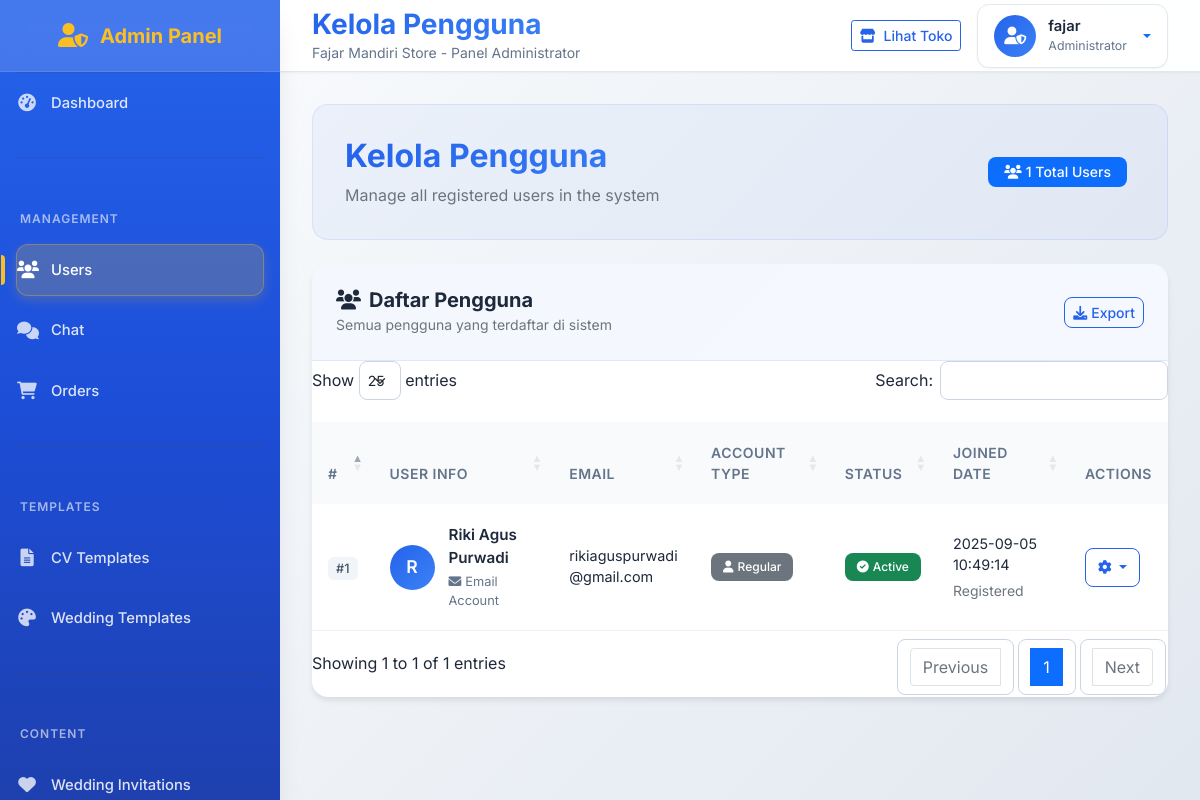
The app's page /admin/users (signed in) with its own data.
### tables this page shows
CREATE TABLE users (
                id INTEGER PRIMARY KEY AUTOINCREMENT,
                google_id TEXT,
                email TEXT UNIQUE NOT NULL,
                name TEXT NOT NULL,
                password TEXT,
                picture TEXT,
                is_premium BOOLEAN DEFAULT 0,
                is_banned BOOLEAN DEFAULT 0,
                is_blocked BOOLEAN DEFAULT 0,
                ban_reason TEXT,
                premium_expires_at TIMESTAMP,
                created_at TIMESTAMP DEFAULT CURRENT_TIMESTAMP
            , email_verified BOOLEAN DEFAULT 0);

### app.py (the view)
@app.route('/admin/users')
@require_admin
def admin_users():
    conn = get_db()
    users = conn.execute(
        'SELECT * FROM users ORDER BY created_at DESC').fetchall()
    conn.close()
    return render_template('admin/users.html', users=users)

### app.py (called while the page is built)
def get_db():
    import sqlite3
    conn = sqlite3.connect(DB_FILE, timeout=10, check_same_thread=False)
    conn.row_factory = sqlite3.Row
    return conn

def require_admin(f):
    @wraps(f)
    def decorated_function(*args, **kwargs):
        if 'admin' not in session:
            flash('Akses ditolak! Silakan login sebagai admin.', 'error')
            return redirect(url_for('admin_login'))
        return f(*args, **kwargs)
    return decorated_function

### templates/admin/users.html (shortened to what this page needs)
{% extends "admin/base.html" %}
{% block title %}Kelola Pengguna{% endblock %}
{% block content %}
<div class="page-header mb-4">
    <div class="row align-items-center">
        <div class="col-md-6">
            <h1 class="h2 mb-2 fw-bold text-gradient">Kelola Pengguna</h1>
            <p class="text-muted mb-0">Manage all registered users in the system</p>
        </div>
        <div class="col-md-6 text-end">
            <div class="stats-mini">
                <span class="badge bg-primary me-2">
                    <i class="fas fa-users me-1"></i>{{ users|length }} Total Users
                </span>
            </div>
        </div>
    </div>
</div>
<div class="card elegant-card">
    <div class="card-header elegant-card-header">
        <div class="d-flex align-items-center justify-content-between">
            <div>
                <h5 class="mb-0 fw-bold">
                    <i class="fas fa-users me-2"></i>Daftar Pengguna
                </h5>
                <small class="text-muted">Semua pengguna yang terdaftar di sistem</small>
            </div>
            <div class="header-actions">
                <button class="btn btn-outline-primary btn-sm" onclick="exportUsers()">
                    <i class="fas fa-download me-1"></i>Export
                </button>
            </div>
        </div>
    </div>
    <div class="card-body p-0">
        <div class="table-responsive">
            <table class="table table-hover elegant-table mb-0" id="usersTable">
                <thead>
                    <tr>
                        <th>#</th>
                        <th>User Info</th>
                        <th>Email</th>
                        <th>Account Type</th>
                        <th>Status</th>
                        <th>Joined Date</th>
                        <th>Actions</th>
                    </tr>
                </thead>
                <tbody>
                    {% for user in users %}
                    <tr>
                        <td>
                            <span class="user-id-badge">#{{ user.id }}</span>
                        </td>
                        <td>
                            <div class="user-info">
                                <div class="user-avatar-wrapper">
                                    {% if user.picture %}
                                        <img src="{{ user.picture }}" class="user-avatar" alt="Avatar">
                                    {% else %}
                                        <div class="user-avatar-placeholder">
                                            {{ user.name[0].upper() if user.name else 'U' }}
                                        </div>
                                    {% endif %}
                                </div>
                                <div class="user-details">
                                    <div class="user-name">{{ user.name }}</div>
                                    {% if user.google_id %}
                                        <div class="user-login-type">
                                            <i class="fab fa-google me-1"></i>Google Account
                                        </div>
                                    {% else %}
                                        <div class="user-login-type">
                                            <i class="fas fa-envelope me-1"></i>Email Account
                                        </div>
                                    {% endif %}
                                </div>
                            </div>
                        </td>
                        <td>
                            <div class="email-info">
                                <div class="email-address">{{ user.email }}</div>
                            </div>
                        </td>
                        <td>
                            {% if user.is_premium %}
                                <span class="badge bg-gradient-warning premium-badge">
                                    <i class="fas fa-crown me-1"></i>Premium
                                </span>
                            {% else %}
                                <span class="badge bg-secondary">
                                    <i class="fas fa-user me-1"></i>Regular
                                </span>
                            {% endif %}
                        </td>
                        <td>
                            {% if user.is_banned %}
                                <span class="badge bg-danger status-badge" title="Banned: {{ user.ban_reason }}">
                                    <i class="fas fa-ban me-1"></i>Banned
                                </span>
                            {% elif user.is_blocked %}
                                <span class="badge bg-warning status-badge">
                                    <i class="fas fa-lock me-1"></i>Blocked
                                </span>
                            {% else %}
                                <span class="badge bg-success status-badge">
                                    <i class="fas fa-check-circle me-1"></i>Active
                                </span>
                            {% endif %}
                        </td>
                        <td>
                            <div class="date-info">
                                <div class="join-date">{{ user.created_at }}</div>
                                <small class="text-muted">Registered</small>
                            </div>
                        </td>
                        <td>
                            <div class="action-buttons">
                                <div class="dropdown">
                                    <button class="btn btn-outline-primary btn-sm dropdown-toggle" type="button" data-bs-toggle="dropdown">
                                        <i class="fas fa-cog"></i>
                                    </button>
                                </div>
                            </div>
                        </td>
                    </tr>
                    {% endfor %}
                </tbody>
            </table>
        </div>
    </div>
</div>
{% endblock %}

### templates/admin/base.html (style rules this page uses)
:root { --admin-primary: #2563eb; --admin-primary-dark: #1d4ed8; --admin-primary-light: #3b82f6; --admin-secondary: #64748b; --admin-success: #10b981; --admin-danger: #ef4444; --admin-warning: #f59e0b; --admin-info: #06b6d4; --admin-light: #f8fafc; --admin-dark: #1e293b; --admin-gray-100: #f1f5f9; --admin-gray-200: #e2e8f0; --admin-gray-300: #cbd5e1; --admin-gray-400: #94a3b8; --admin-gray-500: #64748b; --admin-gray-600: #475569; --admin-gray-700: #334155; --admin-gray-800: #1e293b; --admin-gray-900: #0f172a; --shadow-sm: 0 1px 2px 0 rgba(0, 0, 0, 0.05); --shadow: 0 4px 6px -1px rgba(0, 0, 0, 0.1); --shadow-lg: 0 10px 15px -3px rgba(0, 0, 0, 0.1); --shadow-xl: 0 20px 25px -5px rgba(0, 0, 0, 0.1); }
* { margin: 0; padding: 0; box-sizing: border-box; }
body { font-family: 'Inter', sans-serif; background-color: #f8fafc; color: var(--admin-gray-800); line-height: 1.5; }
.btn-outline-primary { border-color: var(--admin-primary); color: var(--admin-primary); background-color: transparent; transition: all 0.3s ease; font-weight: 500; }

### templates/admin/users.html (style rules this page uses)
.text-gradient { background: linear-gradient(135deg, var(--admin-primary), var(--admin-primary-light)); -webkit-background-clip: text; -webkit-text-fill-color: transparent; background-clip: text; }
.page-header { background: linear-gradient(135deg, rgba(37, 99, 235, 0.05), rgba(59, 130, 246, 0.05)); border-radius: 1rem; padding: 2rem; border: 1px solid rgba(37, 99, 235, 0.1); }
.stats-mini .badge { font-size: 0.875rem; padding: 0.5rem 1rem; font-weight: 500; }
.elegant-card { border: none; border-radius: 1rem; box-shadow: var(--shadow); overflow: hidden; }
.elegant-card-header { background: linear-gradient(135deg, rgba(37, 99, 235, 0.05), rgba(59, 130, 246, 0.05)); border-bottom: 1px solid rgba(37, 99, 235, 0.1); padding: 1.5rem; }
.header-actions .btn { border-radius: 0.5rem; font-weight: 500; }
.elegant-table { margin: 0; }
.elegant-table thead th { background: var(--admin-light); border: none; font-weight: 600; font-size: 0.875rem; text-transform: uppercase; letter-spacing: 0.5px; color: var(--admin-secondary); padding: 1.25rem 1rem; }
.elegant-table tbody td { border: none; padding: 1.25rem 1rem; vertical-align: middle; border-bottom: 1px solid rgba(0, 0, 0, 0.05); }
.user-id-badge { background: var(--admin-gray-100); color: var(--admin-gray-600); padding: 0.25rem 0.5rem; border-radius: 0.375rem; font-size: 0.8rem; font-weight: 500; }
.user-info { display: flex; align-items: center; gap: 0.875rem; }
.user-avatar-wrapper { position: relative; }
.user-avatar-placeholder { width: 45px; height: 45px; border-radius: 50%; background: linear-gradient(135deg, var(--admin-primary), var(--admin-primary-light)); color: white; display: flex; align-items: center; justify-content: center; font-weight: 600; font-size: 1.1rem; }
.user-details { flex: 1; }
.user-name { font-weight: 600; color: var(--admin-dark); font-size: 0.95rem; margin-bottom: 0.125rem; }
.user-login-type { font-size: 0.8rem; color: var(--admin-gray-500); }
.email-info { max-width: 200px; }
.email-address { font-size: 0.9rem; color: var(--admin-dark); margin-bottom: 0.125rem; word-break: break-word; }
.status-badge { font-weight: 500; }
.date-info .join-date { font-size: 0.9rem; color: var(--admin-dark); margin-bottom: 0.125rem; }
.action-buttons .dropdown-toggle { border-radius: 0.5rem; padding: 0.5rem 0.75rem; font-size: 0.85rem; }
.badge { font-size: 0.75rem; font-weight: 500; padding: 0.5rem 0.75rem; border-radius: 0.5rem; }

### records on screen
users: id "1", name "R", name "Riki Agus Purwadi", google_id "Email Account", email "rikiaguspurwadi@gmail.com", is_premium False (drawn), is_banned False (drawn), created_at "2025-09-05 10:49:14"

### other values on screen
{{ session.admin_username }} "fajar"
{{ users|length }} "1"
